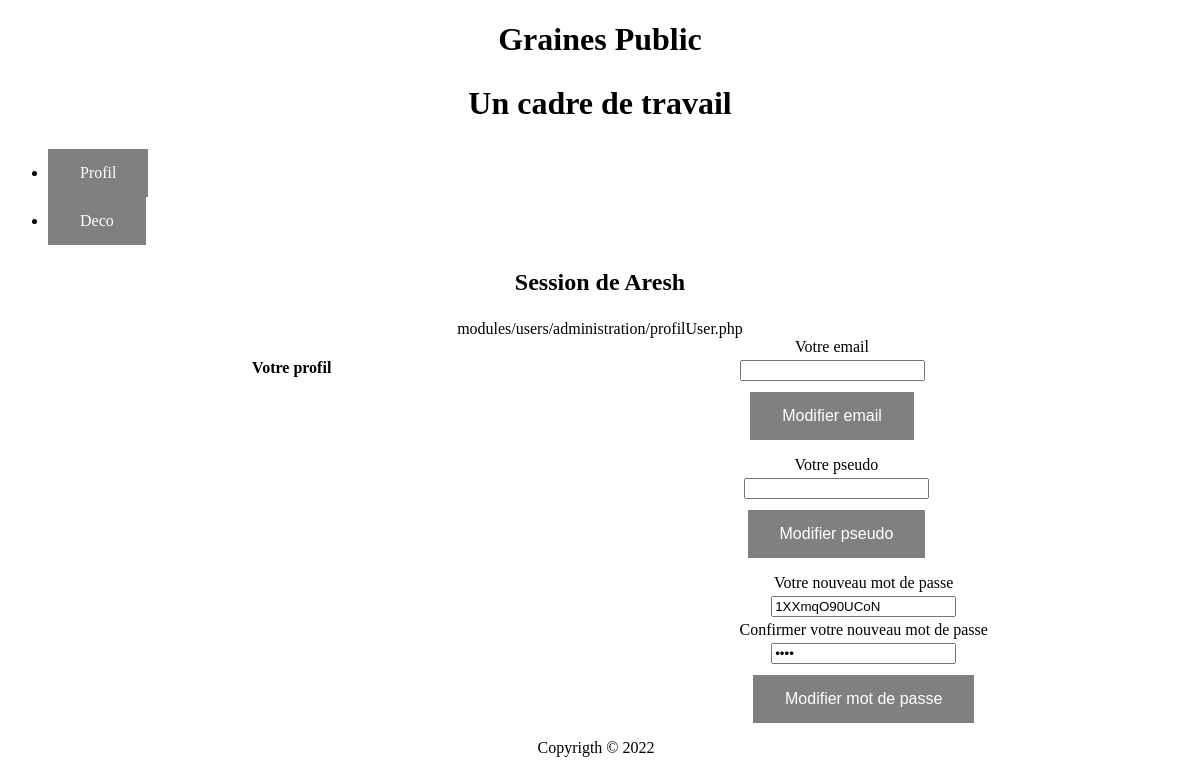
The page /index.php?idNav=4905546988582954 (signed in) on the database its author committed.
### tables this page shows
CREATE TABLE `dataSite` (
  `idDataSite` int NOT NULL,
  `titre` varchar(50) NOT NULL,
  `sousTitre` varchar(100) NOT NULL,
  `description` varchar(255) NOT NULL,
  `titreHTML` varchar(120) NOT NULL DEFAULT '0'
);

CREATE TABLE `navigation` (
  `idNav` int NOT NULL,
  `nomNav` varchar(30) NOT NULL,
  `cheminNav` varchar(80) NOT NULL,
  `menuVisible` tinyint(1) NOT NULL,
  `zoneMenu` int NOT NULL,
  `ordre` tinyint NOT NULL,
  `niveau` tinyint(1) NOT NULL,
  `valide` tinyint(1) NOT NULL DEFAULT '1',
  `deroulant` tinyint NOT NULL DEFAULT '0',
  `targetRoute` varchar(16) NOT NULL DEFAULT '0'
);

### index.php (called while the page is built, shortened)
<?php
include 'path.php';
include   $cheminFonctions.'formFunction.php';
include   $cheminCorps.'kether.php';
include   $cheminCorps.'head.php';
include   $cheminCorps.'navHigh.php';
include   $cheminCorps.'main.php';
include   $cheminCorps.'foot.php';

### objets/RCUD.php (called while the page is built, shortened)
<?php
class RCUD extends ParamDB {
  private $sql;
  private $param;
  public function __construct($sql, $param) {
    $this->sql = $sql;
    $this->param = $param;
  }
  public function READ() {
    try {
      $conn = new PDO("mysql:host=$this->serverName;dbname=$this->dbName", $this->userName, $this->password);
      $conn->setAttribute(PDO::ATTR_ERRMODE, PDO::ERRMODE_EXCEPTION);
    } catch(PDOException $e) {
     echo "Error: " . $e->getMessage();
    }
    $data = $conn->prepare($this->sql);
    foreach ($this->param as $key) {
      $data->bindParam($key['prep'],$key['variable']);
    }
    $data->execute();
    $data->setFetchMode(PDO::FETCH_ASSOC);
    $dataTraiter = $data->fetchAll();
    return $dataTraiter;
  }
}

### modules/dataSite/objets/getDataSite.php (called while the page is built)
<?php
Class GetDataSite {
  public function getElementSite() {
    $select = "SELECT `titre`, `sousTitre`, `description`, `titreHTML` FROM `dataSite` WHERE `idDataSite` = 1";
    $void = array();
    $readDataSite = new RCUD($select, $void);
    return $readDataSite->READ();
  }
}

### affichages/kether.php (called while the page is built, shortened)
<?php
require 'modules/dataSite/objets/getDataSite.php';
$dataSite = new PrintDataSite();
$dataSiteDB = $dataSite->getElementSite();
$title2 = $dataSiteDB[0]['sousTitre'];
$titleHeader = $dataSiteDB[0]['titreHTML'];

### modules/navigation/bandeau.php (called while the page is built)
<?php
  require 'modules/navigation/objets/getNavigation.php';
  require 'modules/navigation/objets/printNavigation.php';
  $readNav = new PrintNavigation();
  if(isset($_SESSION['role'])) {
      $dataNavBandeau = $readNav->getNav($_SESSION['role']);
  } else {
      $dataNavBandeau = $readNav->getNav(0);
  }
  $readNav->bandeauHaut($dataNavBandeau);

### modules/navigation/objets/getNavigation.php (called while the page is built, shortened)
<?php
Class GetNavigation {
  public function getNav($zoneMenu) {
    $select = "SELECT `nomNav`, `cheminNav`, `zoneMenu`, `ordre`, `niveau`, `valide`, `deroulant`, `targetRoute`
    FROM `navigation`
    WHERE `valide` = 1 AND `niveau` = :niveau AND `menuVisible` = 1 AND `zoneMenu` = 0
    ORDER BY `ordre`";
    $param = [['prep'=>':niveau', 'variable'=>$zoneMenu]];
    $dataNav = new RCUD($select, $param);
    return $dataNav->READ();
  }
  public function getContenus($idNav) {
    $select = "SELECT  `cheminNav`,  `niveau`, `targetRoute` FROM `navigation` WHERE `targetRoute` = :targetRoute AND  `valide` = 1";
    $param = [['prep'=>':targetRoute', 'variable'=>$idNav]];
    $getNav = new RCUD($select, $param);
    return $getNav->READ();
  }
}

### modules/navigation/objets/printNavigation.php (the view, shortened to what this page needs)
<?php
Class PrintNavigation extends GetNavigation {
  public function bandeauHaut($variable){
    echo '<ul>';
      foreach ($variable as $key => $value) {
        if(($value['zoneMenu'] == 0)&&($value['deroulant'] == 0)) {
          echo '<li><a href="index.php?idNav='.$value['targetRoute'].'">'.$value['nomNav'].'</a></li>';
        }
      }
    echo '</ul>';
  }
}

### affichages/navHigh.php
<header>
  <div class="hautPage">
    <h1><?=$titleHeader?></h1>
    <h2><?=$title2?></h2>
  </div>
    <?php include   $cheminObjetsNavigation.'bandeau.php'; ?>
</header>

### affichages/main.php (shortened to what this page needs)
<main>
  <section>
<?php
    if(isset($_SESSION['login'])) {
      echo '<h3>Session de '.$_SESSION['login'].'</h3>';
    } else {
      echo '<h3>Bienvenus</h3>';
    }
  $dev = true;
 if(isset($_GET['idNav'])) {
    $idNav = filter($_GET['idNav']);
    $chemin = $readNav->getContenus($idNav);
    if($chemin == []) {
        include 'modules/navigation/pageGeneral.php';
    } else {
      if($dev) {
        echo $chemin[0]['cheminNav'];
      }
        if(($_SESSION == [])&&($chemin[0]['niveau'] == 0)) {
          if($chemin[0]['niveau'] == 0) {
            include $chemin[0]['cheminNav'];
          } else {
              include 'modules/navigation/pageGeneral.php';
          }
        } elseif((isset($_SESSION['role']))&&($_SESSION['role'] >= $chemin[0]['niveau'])) {
          include $chemin[0]['cheminNav'];
        } else {
          include 'modules/navigation/pageGeneral.php';
        }
    }
  } else {
    $idNav = 0;
    include 'modules/navigation/pageGeneral.php';
  }
?>
</section>
</main>

### css/master.css (style rules this page uses)
:root { --main-background-color: grey; --main-border: none; --main-color: white; --main-padding: 15px 32px; --main-text-align: center; --main-text-decoration: none; --main-display: inline-block; --main-font-size: 16px; --main-cursor: pointer; }
h1, h2 { font-size: 2em; }
h3 { font-size: 1.5em; }
a { text-decoration: none; }
.hautPage { text-align: center; }
main { text-align: center; }
a { background-color: var(--main-background-color); border: var(--main-border); color: var(--main-color); padding: var(--main-padding); text-align: var(--main-text-align); text-decoration: var(--main-text-decoration); display: var(--main-display); font-size: var(--main-font-size); cursor: var(--main-cursor); }

### rows shown on the page
datasite: titreHTML "Graines Public", sousTitre "Un cadre de travail"
navigation: nomNav "Profil", cheminNav "modules/users/administration/profilUser.php"
navigation: nomNav "Deco"

### other values the page prints
$_SESSION['login'] "Aresh"
$value['message'] "Votre email"
$button "Modifier email Modifier pseudo Modifier mot de passe"
$value['message'] "Votre pseudo"
$value['message'] "Votre nouveau mot de passe"
$value['message'] "Confirmer votre nouveau mot de passe"
